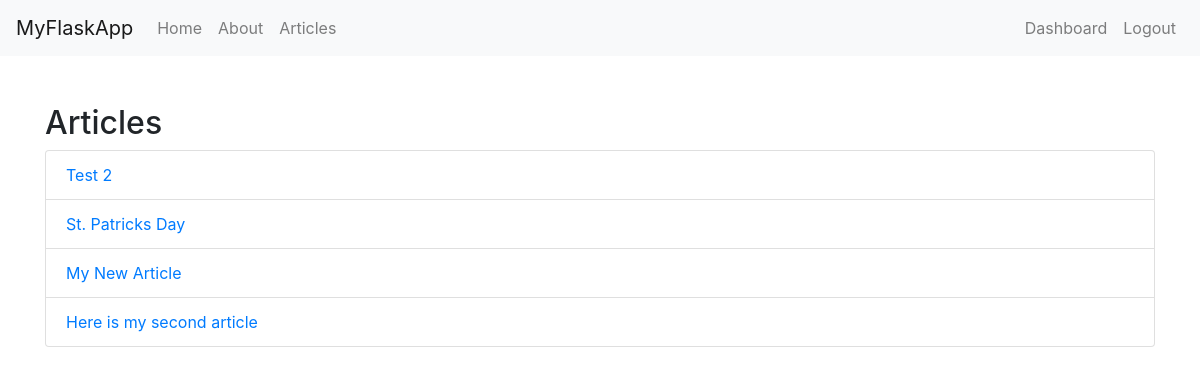
The page /articles (signed in) on the database its author committed.
### tables this page shows
CREATE TABLE `articles` (
	`record`	INTEGER PRIMARY KEY AUTOINCREMENT,
	`title`	TEXT,
	`author`	TEXT,
	`body`	TEXT,
	`create_date`	TEXT DEFAULT CURRENT_TIMESTAMP
);

### app.py (the view)
@app.route('/articles')
def articles():
    connection = sqlite3.connect(DATABASE)
    connection.row_factory = sqlite3.Row
    cur = connection.cursor()
    result = cur.execute("SELECT * FROM articles")
    articles = result.fetchall()
    if articles != None:
        return render_template('articles.html', articles=articles)
    else:
        msg = 'No Articles Found.'
        return render_template('articles.html', msg=msg)
    cur.close()

### templates/articles.html
{% extends 'layout.html' %}
{% block body %}
    <br>
    <h2>Articles</h2>
    <ul class="list-group">
        {% for article in articles %}
            <li class="list-group-item"><a href="article/{{article.record}}">{{article.title}}</a></li>
        {% endfor %}
    </ul>
{% endblock %}

### rows shown on the page
articles: title "Test 2"
articles: title "St. Patricks Day"
articles: title "My New Article"
articles: title "Here is my second article"
